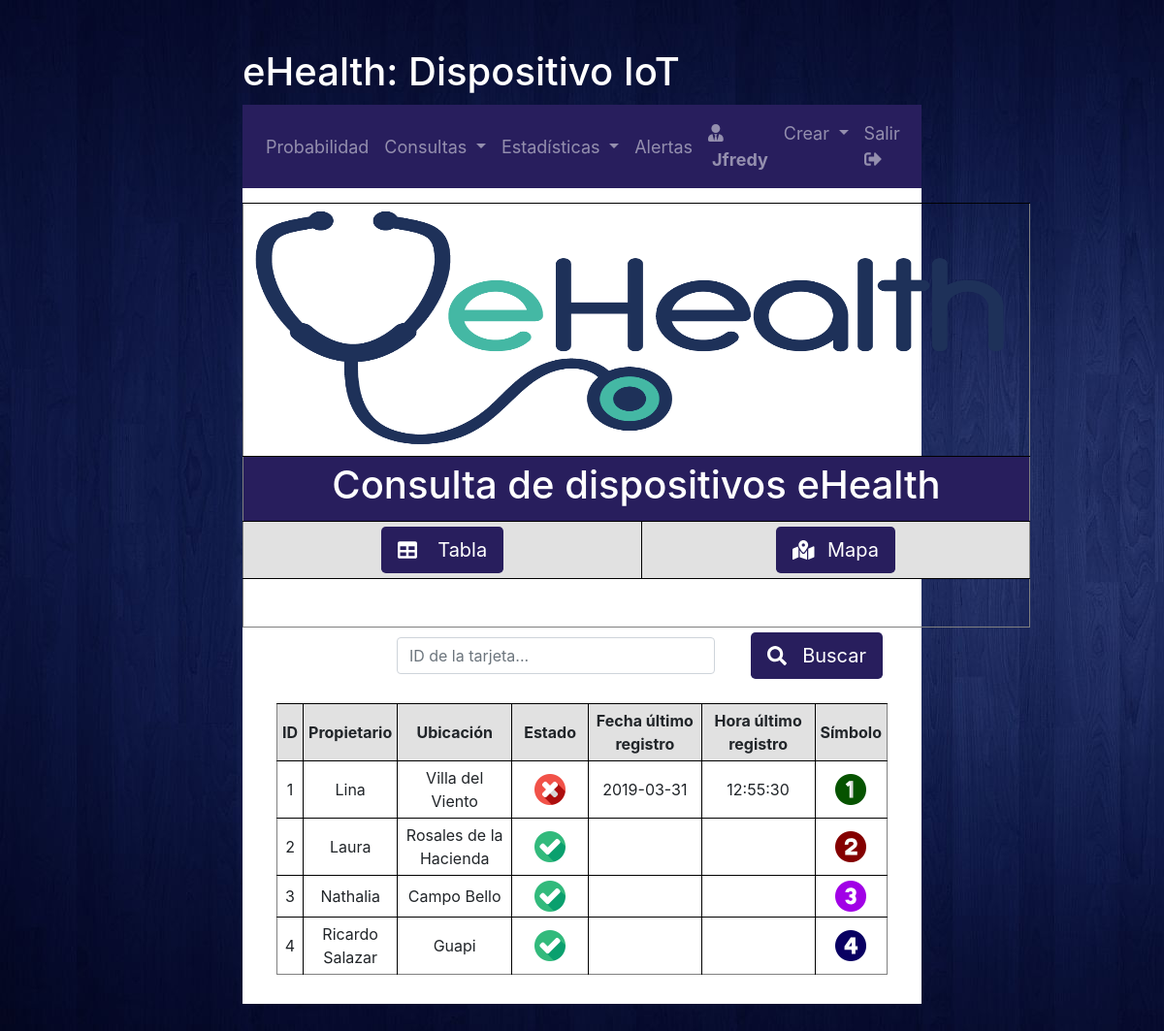
The page /interfaces/consultas/usuarios/dispositivos.php (signed in) on the database as committed earlier.
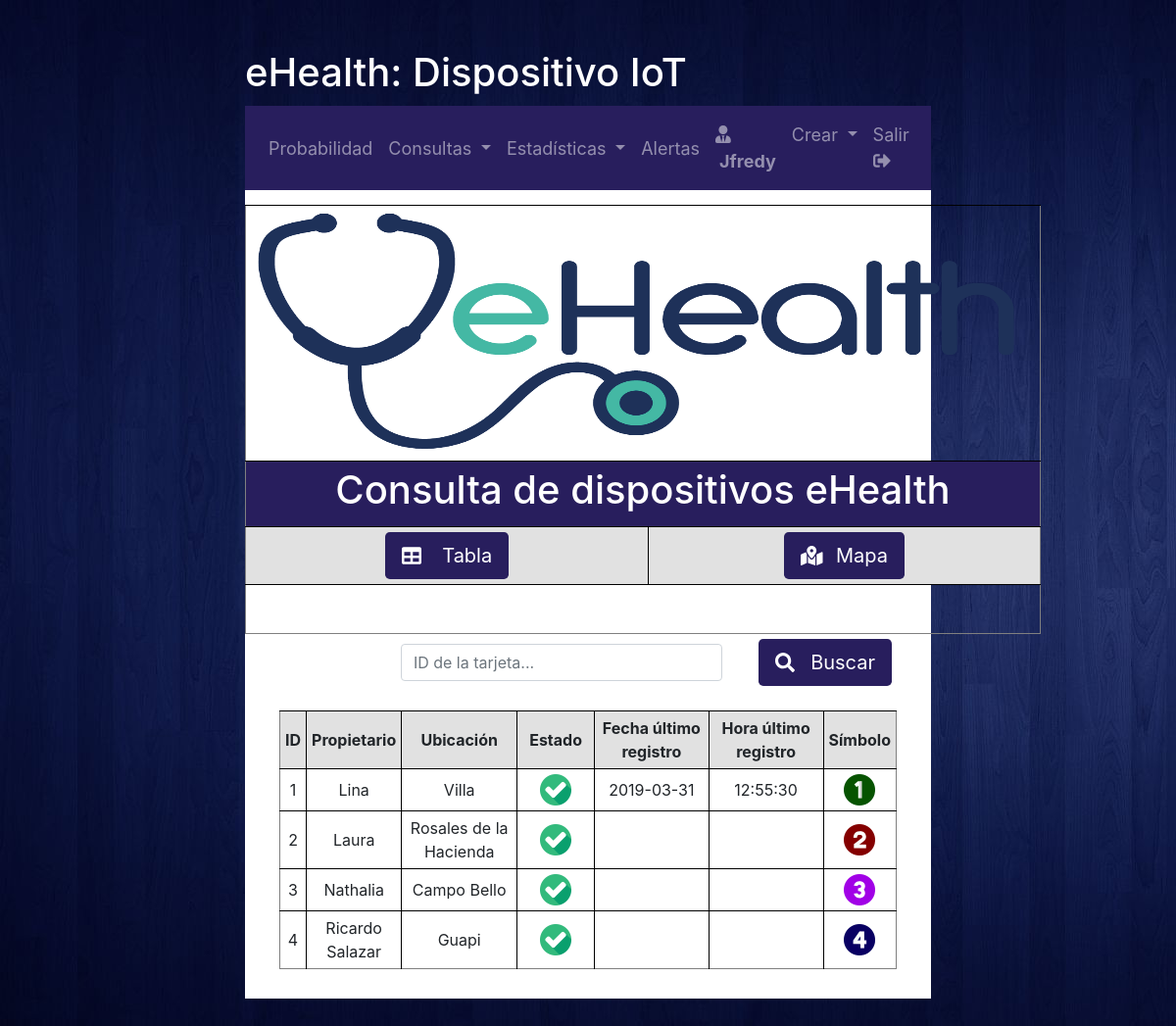
The same page on the database as committed later.
### tables this page shows
CREATE TABLE `datos_dispositivos` (
  `id_tarjeta` int(11) NOT NULL,
  `estado` int(11) NOT NULL,
  `ubicacion` varchar(50) NOT NULL,
  `propietario` varchar(50) NOT NULL
);

### interfaces/consultas/usuarios/dispositivos.php (the view, shortened to what the changed rows need)
<!DOCTYPE html>
<html lang="es">
    <head>
    </head>
    <body background="/ehealth/static/img/background.jpg">
        <h1 id="home-title">eHealth: Dispositivo IoT</h1>
        <div id="home">
            <div id="page-content">
                <table width="80%" align=center cellpadding=5 border=1>
                    <tr>
                        <td valign="center" align=center width=80% colspan=6 bgcolor="#281E5D">
                            <h1>
                                <font color=white>Consulta de dispositivos eHealth</font>
                            </h1>
                        </td>
                    </tr>
                </table>
                <div id="tabla_dispositivos">
                    <table width=90% align=center cellpadding=5 border=1>
                        <?php
                        $mysqli = new mysqli($host, $user, $pw, $db);
                        $sql1 = "SELECT * from datos_dispositivos order by id_tarjeta";
                        $result1 = $mysqli->query($sql1);
                        if (isset($_GET["submit"]) && !empty($_GET["submit"])) {
                            $sql2 = "SELECT MAX(fecha) from datos_ubicaciones WHERE id_tarj= $id";
                            $result2 = $mysqli->query($sql2);
                            $row2 = $result2->fetch_array(MYSQLI_NUM);
                            $fecha = $row2[0];
                            $sql23 = "SELECT MAX(hora) from datos_ubicaciones WHERE id_tarj= $id AND fecha='$fecha'";
                            $result23 = $mysqli->query($sql23);
                            $row23 = $result23->fetch_array(MYSQLI_NUM);
                            $hora = $row23[0];
                            $sql3 = "SELECT * from datos_dispositivos WHERE id_tarjeta= $id";
                            $result3 = $mysqli->query($sql3);
                            while ($row3 = $result3->fetch_array(MYSQLI_NUM)) {
                                $propietario = $row3[3];
                                $estado = $row3[1];
                                $ubicacion = $row3[2];
                            }
                        ?>
                            <tr>
                                <td valign="center" align=center>
                                    <?php echo $id; ?>
                                </td>
                                <td valign="center" align=center>
                                    <?php echo $propietario; ?>
                                </td>
                                <td valign="center" align=center>
                                    <?php echo $ubicacion; ?>
                                </td>
                                <td valign="center" align=center>
                                    <?php
                                    if ($estado == 1) {
                                    ?>
                                        <img src="/ehealth/static/img/comprobado.png" width=32 height=32>
                                    <?php
                                    } else {
                                    ?>
                                        <img src="/ehealth/static/img/cancelar.png" width=32 height=32>
                                    <?php
                                    }
                                    ?>
                                </td>
                                <td valign="center" align=center>
                                    <?php echo $fecha; ?>
                                </td>
                                <td valign="center" align=center>
                                    <?php echo $hora; ?>
                                </td>
                                <td valign="center" align=center>
                                    <img src="/ehealth/static/img/map_icons/icono_<?php echo $id; ?>.png" width=32 height=32>
                                </td>
                            </tr>
                            <tr height=20>
                            </tr>
                        </table>
                        <table width=90% align=center cellpadding=5 border=0>
                            <tr>
                                <td style="border: none;" valign="center" align=left>
                                    <a class="btn btn-lg" style="background-color:#281E5D; color:white" href="/ehealth/interfaces/consultas/usuarios/dispositivos.php" role="button">
                                        <i class="fas fa-angle-double-left"></i>
                                        <span class="pl-3">Volver</span>
                                    </a>
                                </td>
                            </tr>
                        </table>
                            <?php
                        } else {
                            $contador = 0;
                            while ($row1 = $result1->fetch_array(MYSQLI_NUM)) {
                                $ID_TARJ = $row1[0];
                                $propietario = $row1[3];
                                $estado = $row1[1];
                                $ubicacion = $row1[2];
                                $contador++;
                                $sql2 = "SELECT MAX(fecha) from datos_ubicaciones WHERE id_tarj= $contador";
                                $result2 = $mysqli->query($sql2);
                                $row2 = $result2->fetch_array(MYSQLI_NUM);
                                $fecha = $row2[0];
                                $sql23 = "SELECT MAX(hora) from datos_ubicaciones WHERE id_tarj= $contador AND fecha='$fecha'";
                                $result23 = $mysqli->query($sql23);
                                $row23 = $result23->fetch_array(MYSQLI_NUM);
                                $hora = $row23[0];
                            ?>
                                <tr>
                                    <td valign="center" align=center>
                                        <?php echo $ID_TARJ; ?>
                                    </td>
                                    <td valign="center" align=center>
                                        <?php echo $propietario; ?>
                                    </td>
                                    <td valign="center" align=center>
                                        <?php echo $ubicacion; ?>
                                    </td>
                                    <td valign="center" align=center>
                                        <?php
                                        if ($estado == 1) {
                                        ?>
                                            <img src="/ehealth/static/img/comprobado.png" width=32 height=32>
                                        <?php
                                        } else {
                                        ?>
                                            <img src="/ehealth/static/img/cancelar.png" width=32 height=32>
                                        <?php
                                        }
                                        ?>
                                    </td>
                                    <td valign="center" align=center>
                                        <?php echo $fecha; ?>
                                    </td>
                                    <td valign="center" align=center>
                                        <?php echo $hora; ?>
                                    </td>
                                    <td valign="center" align=center>
                                        <img src="/ehealth/static/img/map_icons/icono_<?php echo $ID_TARJ; ?>.png" width=32 height=32>
                                    </td>
                                </tr>
                        <?php
                            }
                        }
                        ?>
                    </table>
                </div>
            </div>
        </div>
    </body>
</html>

Rows that differ between the two databases and show on the page:
changed datos_dispositivos "Lina": ubicacion "Villa del Viento" → "Villa"; estado: picture added; estado: picture removed
